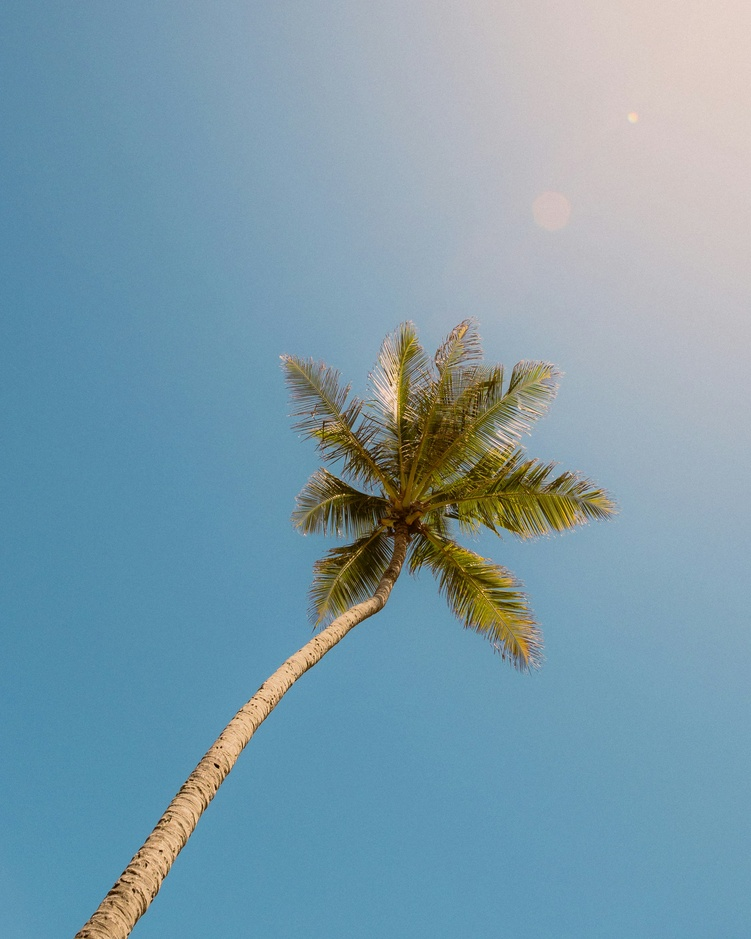
#> input picture images/test.jpg, 751 x 939 px, shrunk from 2566 x 3208 before the run, found by its file name
$ jupyter execute padding.ipynb
#> lines starting #> are read from the running program, lines starting #| are printed output that depends on the picture
[cell 1]
import cv2
import numpy as np
import matplotlib.pyplot as plt

[cell 2]
img = cv2.imread('test.jpg')
#> img is the input picture: shape (939, 751, 3); mean B, G, R 170.9, 155.8, 124.9

img_rgb = cv2.cvtColor(img, cv2.COLOR_BGR2RGB)

[cell 3]
img_rgb.shape
#> Out = (939, 751, 3)

[cell 4]
def add_padding(image, top, bottom, left, right):
#> called with top = 50, bottom = 50, left = 100, right = 100
    height, width, channels = image.shape
#> height = 939; width = 751; channels = 3
    new_height = height + top + bottom
#> new_height = 1039
    new_width = width + left + right
#> new_width = 951

    padded_image = np.zeros((new_height, new_width, channels), dtype=np.uint8)

    padded_image[top:top+height, left:left+width] = image
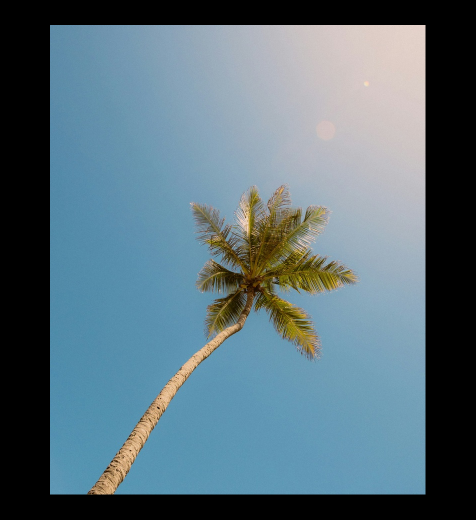
#> padded_image: shape (1039, 951, 3) (shown at 1/2 size); mean R, G, B 89.1, 111.2, 122

    return padded_image

padded_img = add_padding(img_rgb, 50, 50, 100, 100)


$ run again, with images/deer.jpg copied over images/test.jpg
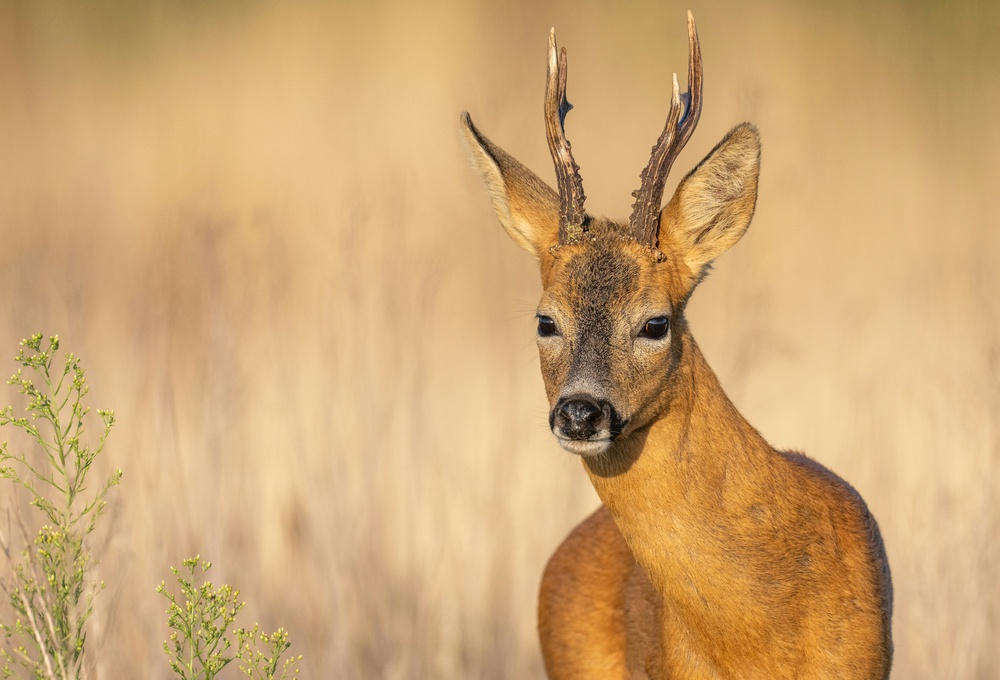
#> input picture images/deer.jpg, 1000 x 680 px, shrunk from 5642 x 3837 before the run, found by its file name
#> img is the input picture: shape (680, 1000, 3); mean B, G, R 115.4, 166.1, 205.4
#> in add_padding, `padded_image[top:top+height, left:left+width] = image`:
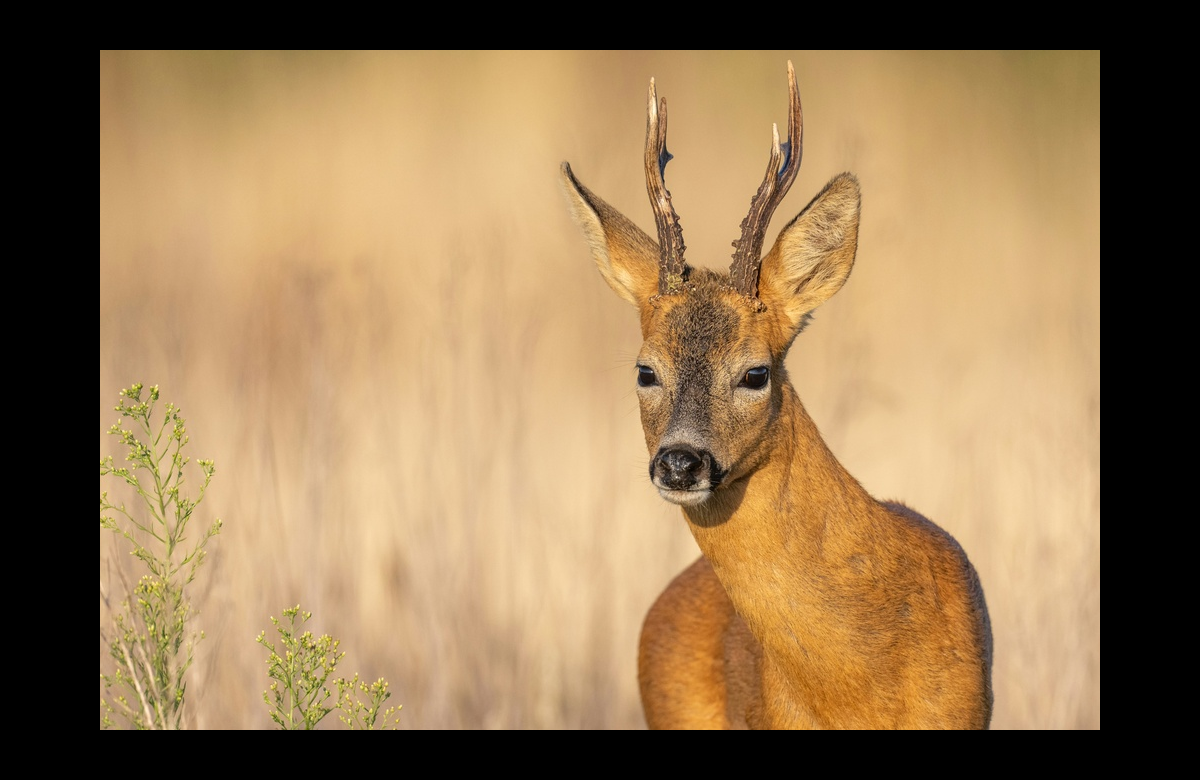
#> padded_image: shape (780, 1200, 3); mean R, G, B 149.2, 120.7, 83.8

$ run again, with images/flower.jpg copied over images/test.jpg
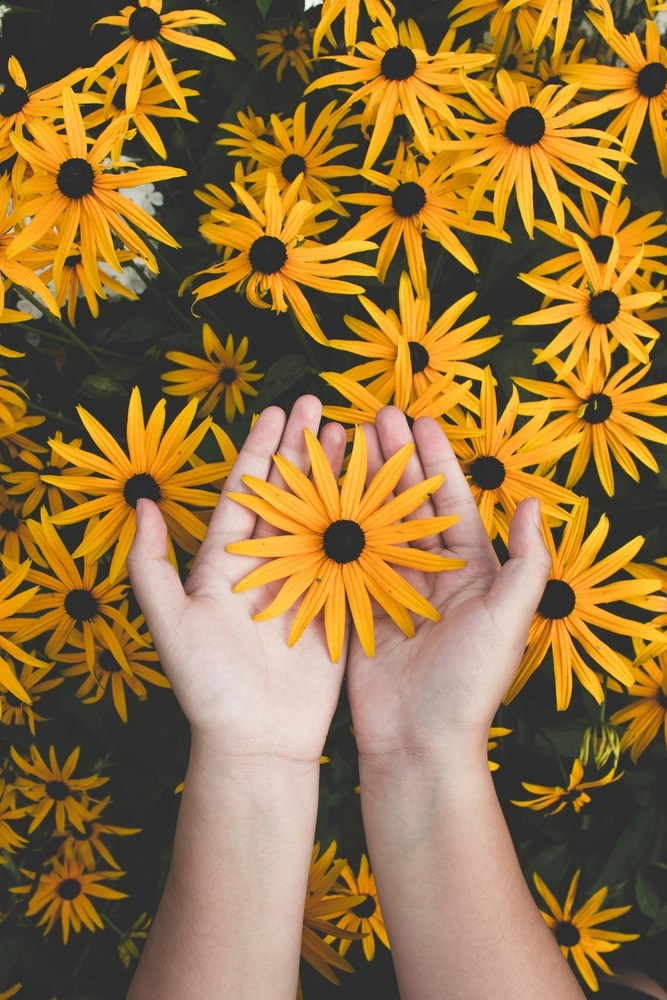
#> input picture images/flower.jpg, 667 x 1000 px, shrunk from 3456 x 5184 before the run, found by its file name
#> img is the input picture: shape (1000, 667, 3); mean B, G, R 60.4, 114.7, 149.5
#> in add_padding, `padded_image[top:top+height, left:left+width] = image`:
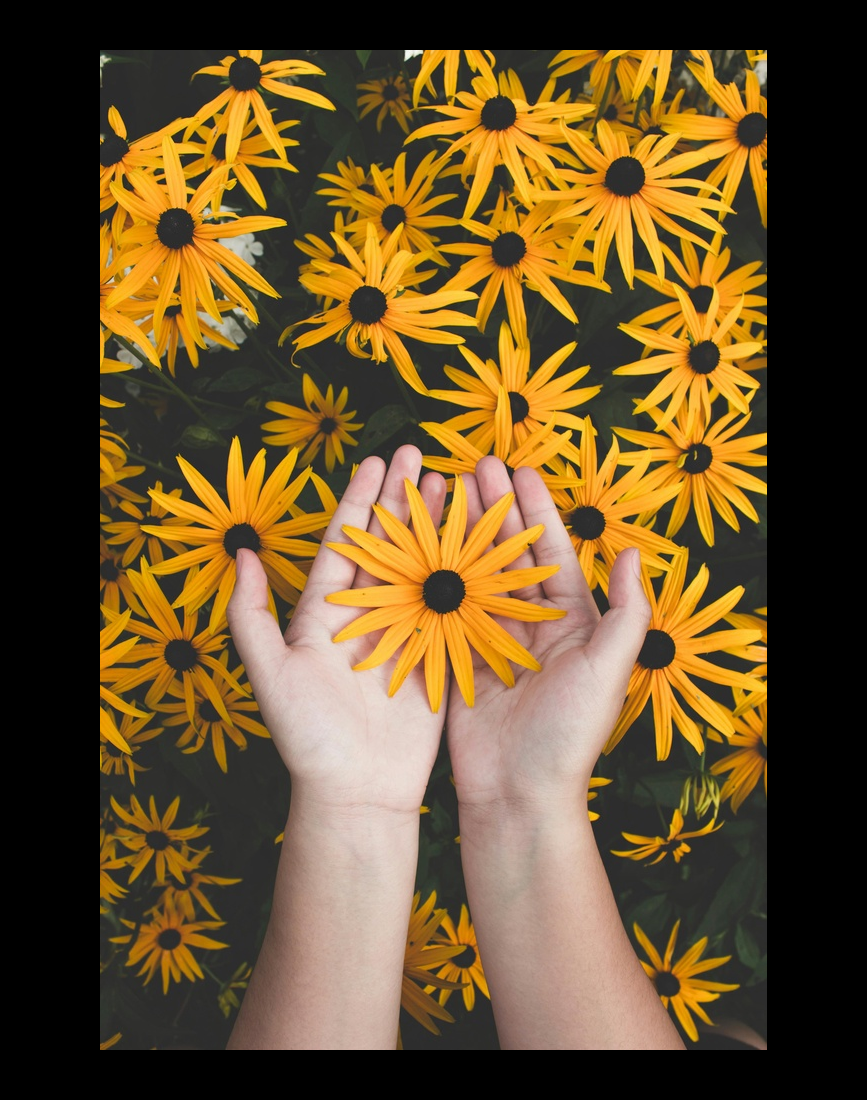
#> padded_image: shape (1100, 867, 3); mean R, G, B 104.6, 80.2, 42.3
